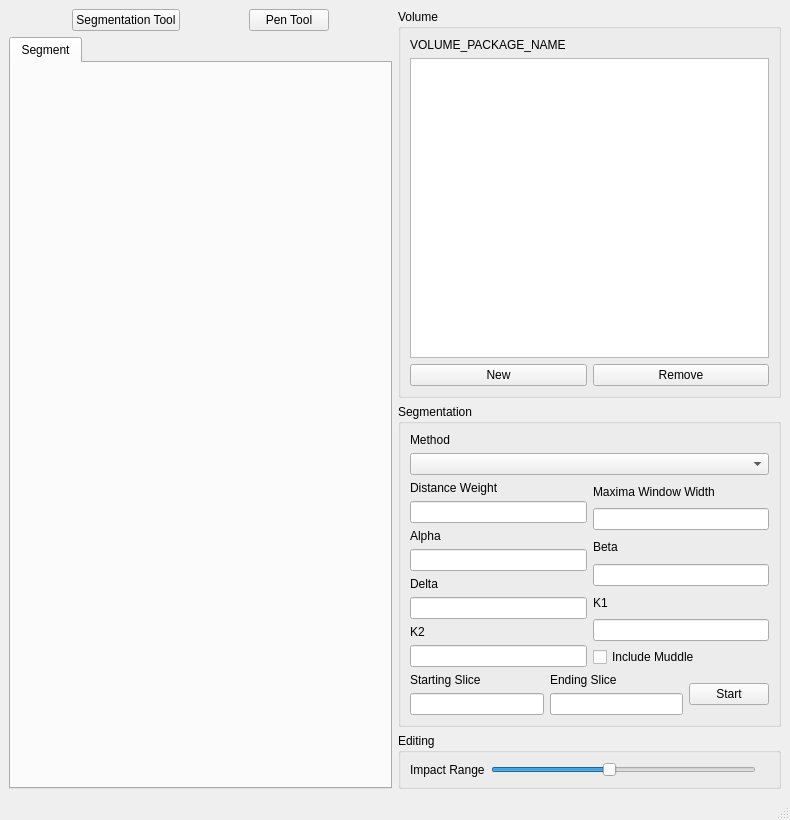
<?xml version="1.0" encoding="UTF-8"?>
<ui version="4.0">
 <class>VCMainWindow</class>
 <widget class="QMainWindow" name="VCMainWindow">
  <property name="geometry">
   <rect>
    <x>0</x>
    <y>0</y>
    <width>790</width>
    <height>820</height>
   </rect>
  </property>
  <property name="sizePolicy">
   <sizepolicy hsizetype="Preferred" vsizetype="Preferred">
    <horstretch>0</horstretch>
    <verstretch>0</verstretch>
   </sizepolicy>
  </property>
  <property name="windowTitle">
   <string>Volume Cartographer</string>
  </property>
  <widget class="QWidget" name="horizontalLayoutWidget">
   <property name="sizePolicy">
    <sizepolicy hsizetype="Preferred" vsizetype="Preferred">
     <horstretch>0</horstretch>
     <verstretch>0</verstretch>
    </sizepolicy>
   </property>
   <layout class="QHBoxLayout" name="horizontalLayout">
    <item>
     <layout class="QVBoxLayout" name="verticalLayout">
      <item>
       <layout class="QHBoxLayout" name="horizontalLayout_2">
        <item>
         <widget class="QPushButton" name="btnSegTool">
          <property name="sizePolicy">
           <sizepolicy hsizetype="Fixed" vsizetype="Fixed">
            <horstretch>0</horstretch>
            <verstretch>0</verstretch>
           </sizepolicy>
          </property>
          <property name="text">
           <string>Segmentation Tool</string>
          </property>
          <property name="checkable">
           <bool>true</bool>
          </property>
         </widget>
        </item>
        <item>
         <widget class="QPushButton" name="btnPenTool">
          <property name="sizePolicy">
           <sizepolicy hsizetype="Fixed" vsizetype="Fixed">
            <horstretch>0</horstretch>
            <verstretch>0</verstretch>
           </sizepolicy>
          </property>
          <property name="text">
           <string>Pen Tool</string>
          </property>
          <property name="checkable">
           <bool>true</bool>
          </property>
         </widget>
        </item>
       </layout>
      </item>
      <item>
       <layout class="QVBoxLayout" name="verticalLayout_11">
        <item>
         <widget class="QTabWidget" name="tabWidget">
          <property name="sizePolicy">
           <sizepolicy hsizetype="Expanding" vsizetype="Expanding">
            <horstretch>0</horstretch>
            <verstretch>0</verstretch>
           </sizepolicy>
          </property>
          <property name="currentIndex">
           <number>0</number>
          </property>
          <widget class="QWidget" name="tabSegment">
           <property name="sizePolicy">
            <sizepolicy hsizetype="Expanding" vsizetype="Expanding">
             <horstretch>0</horstretch>
             <verstretch>0</verstretch>
            </sizepolicy>
           </property>
           <attribute name="title">
            <string>Segment</string>
           </attribute>
          </widget>
         </widget>
        </item>
       </layout>
      </item>
     </layout>
    </item>
    <item>
     <layout class="QVBoxLayout" name="verticalLayout_2">
      <item>
       <widget class="QGroupBox" name="grpVolManager">
        <property name="minimumSize">
         <size>
          <width>20</width>
          <height>20</height>
         </size>
        </property>
        <property name="title">
         <string>Volume</string>
        </property>
        <layout class="QVBoxLayout" name="verticalLayout_3">
         <item>
          <widget class="QLabel" name="lblVpkgName">
           <property name="minimumSize">
            <size>
             <width>100</width>
             <height>0</height>
            </size>
           </property>
           <property name="text">
            <string>VOLUME_PACKAGE_NAME</string>
           </property>
           <property name="wordWrap">
            <bool>true</bool>
           </property>
          </widget>
         </item>
         <item>
          <widget class="QListWidget" name="lstPaths"/>
         </item>
         <item>
          <layout class="QHBoxLayout" name="horizontalLayout_3">
           <item>
            <widget class="QPushButton" name="btnNewPath">
             <property name="minimumSize">
              <size>
               <width>20</width>
               <height>20</height>
              </size>
             </property>
             <property name="text">
              <string>New</string>
             </property>
            </widget>
           </item>
           <item>
            <widget class="QPushButton" name="btnRemovePath">
             <property name="minimumSize">
              <size>
               <width>20</width>
               <height>20</height>
              </size>
             </property>
             <property name="text">
              <string>Remove</string>
             </property>
            </widget>
           </item>
          </layout>
         </item>
        </layout>
       </widget>
      </item>
      <item>
       <widget class="QGroupBox" name="grpSeg">
        <property name="title">
         <string>Segmentation</string>
        </property>
        <layout class="QVBoxLayout" name="verticalLayout_4">
         <item>
          <widget class="QLabel" name="label_5">
           <property name="text">
            <string>Method</string>
           </property>
          </widget>
         </item>
         <item>
          <widget class="QComboBox" name="cmbSegMethods"/>
         </item>
         <item>
          <layout class="QHBoxLayout" name="horizontalLayout_5">
           <item>
            <layout class="QVBoxLayout" name="verticalLayout_6">
             <item>
              <widget class="QLabel" name="label_6">
               <property name="text">
                <string>Distance Weight</string>
               </property>
              </widget>
             </item>
             <item>
              <widget class="QLineEdit" name="edtDistanceWeightVal"/>
             </item>
             <item>
              <widget class="QLabel" name="label_3">
               <property name="text">
                <string>Alpha</string>
               </property>
              </widget>
             </item>
             <item>
              <widget class="QLineEdit" name="edtAlphaVal"/>
             </item>
             <item>
              <widget class="QLabel" name="label_4">
               <property name="text">
                <string>Delta</string>
               </property>
              </widget>
             </item>
             <item>
              <widget class="QLineEdit" name="edtDeltaVal"/>
             </item>
             <item>
              <widget class="QLabel" name="label_11">
               <property name="text">
                <string>K2</string>
               </property>
              </widget>
             </item>
             <item>
              <widget class="QLineEdit" name="edtK2Val"/>
             </item>
            </layout>
           </item>
           <item>
            <layout class="QVBoxLayout" name="verticalLayout_5">
             <item>
              <widget class="QLabel" name="label_7">
               <property name="text">
                <string>Maxima Window Width</string>
               </property>
              </widget>
             </item>
             <item>
              <widget class="QLineEdit" name="edtWindowWidthVal"/>
             </item>
             <item>
              <widget class="QLabel" name="label_2">
               <property name="text">
                <string>Beta</string>
               </property>
              </widget>
             </item>
             <item>
              <widget class="QLineEdit" name="edtBetaVal"/>
             </item>
             <item>
              <widget class="QLabel" name="label_10">
               <property name="text">
                <string>K1</string>
               </property>
              </widget>
             </item>
             <item>
              <widget class="QLineEdit" name="edtK1Val"/>
             </item>
             <item>
              <widget class="QCheckBox" name="includeMiddleOpt">
               <property name="text">
                <string>Include Muddle</string>
               </property>
              </widget>
             </item>
            </layout>
           </item>
          </layout>
         </item>
         <item>
          <layout class="QHBoxLayout" name="horizontalLayout_6">
           <item>
            <layout class="QVBoxLayout" name="verticalLayout_9">
             <item>
              <widget class="QLabel" name="label_8">
               <property name="text">
                <string>Starting Slice</string>
               </property>
              </widget>
             </item>
             <item>
              <widget class="QLineEdit" name="edtStartingSliceVal"/>
             </item>
            </layout>
           </item>
           <item>
            <layout class="QVBoxLayout" name="verticalLayout_8">
             <item>
              <widget class="QLabel" name="label_9">
               <property name="text">
                <string>Ending Slice</string>
               </property>
              </widget>
             </item>
             <item>
              <widget class="QLineEdit" name="edtEndingSliceVal"/>
             </item>
            </layout>
           </item>
           <item>
            <layout class="QVBoxLayout" name="verticalLayout_7">
             <item>
              <widget class="QPushButton" name="btnStartSeg">
               <property name="text">
                <string>Start</string>
               </property>
              </widget>
             </item>
            </layout>
           </item>
          </layout>
         </item>
        </layout>
       </widget>
      </item>
      <item>
       <widget class="QGroupBox" name="groupBox_4">
        <property name="title">
         <string>Editing</string>
        </property>
        <layout class="QHBoxLayout" name="verticalLayout_13">
         <item>
          <widget class="QLabel" name="label">
           <property name="text">
            <string>Impact Range</string>
           </property>
          </widget>
         </item>
         <item>
          <widget class="QSlider" name="sldImpactRange">
           <property name="minimum">
            <number>1</number>
           </property>
           <property name="maximum">
            <number>10</number>
           </property>
           <property name="value">
            <number>5</number>
           </property>
           <property name="orientation">
            <enum>Qt::Horizontal</enum>
           </property>
          </widget>
         </item>
         <item>
          <widget class="QLabel" name="labImpactRange"/>
         </item>
        </layout>
       </widget>
      </item>
     </layout>
    </item>
   </layout>
  </widget>
  <widget class="QStatusBar" name="statusBar"/>
  <action name="actionOpen">
   <property name="text">
    <string>Open</string>
   </property>
  </action>
 </widget>
 <resources/>
 <connections/>
</ui>
